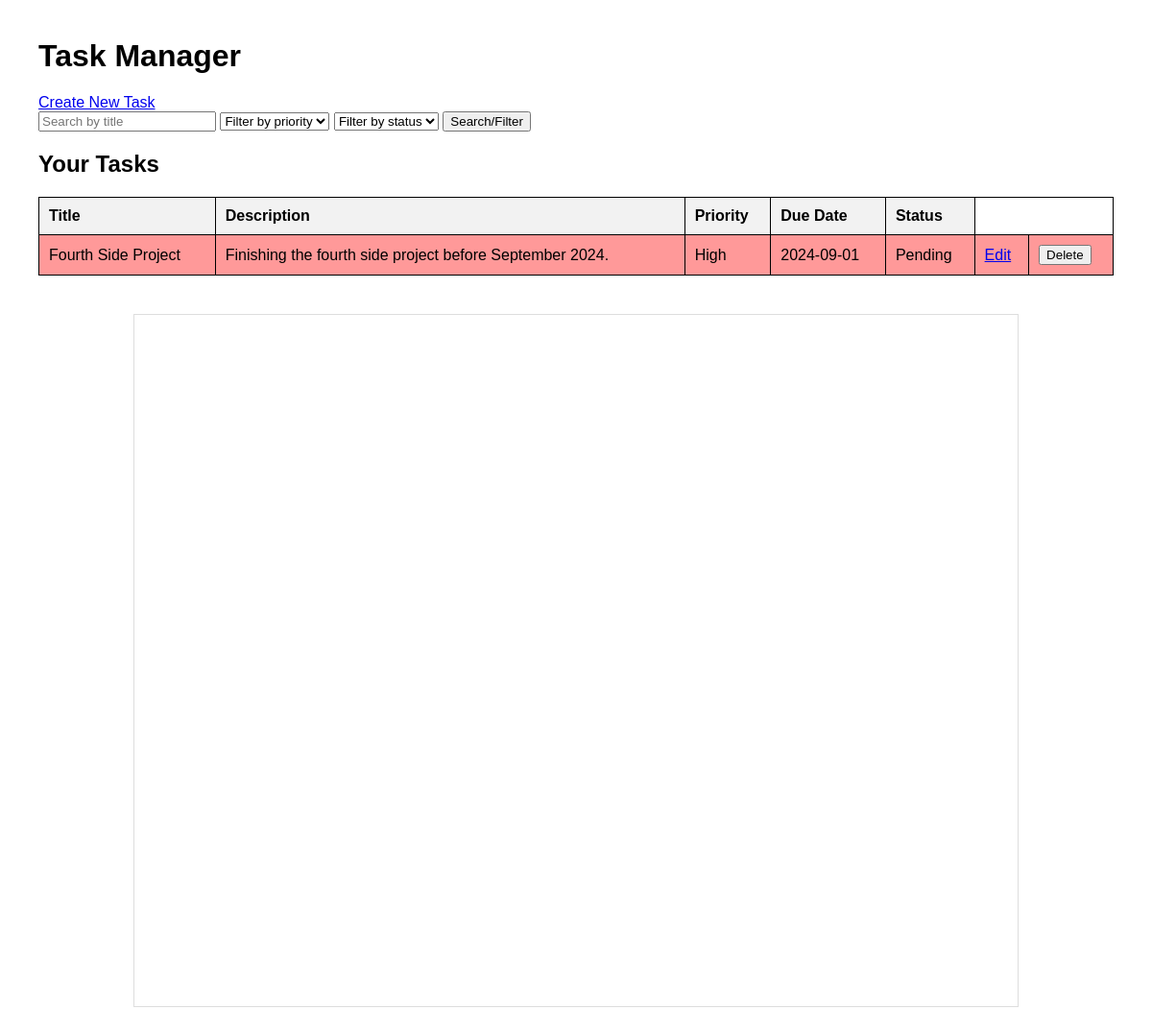
Before: / with the older database file.
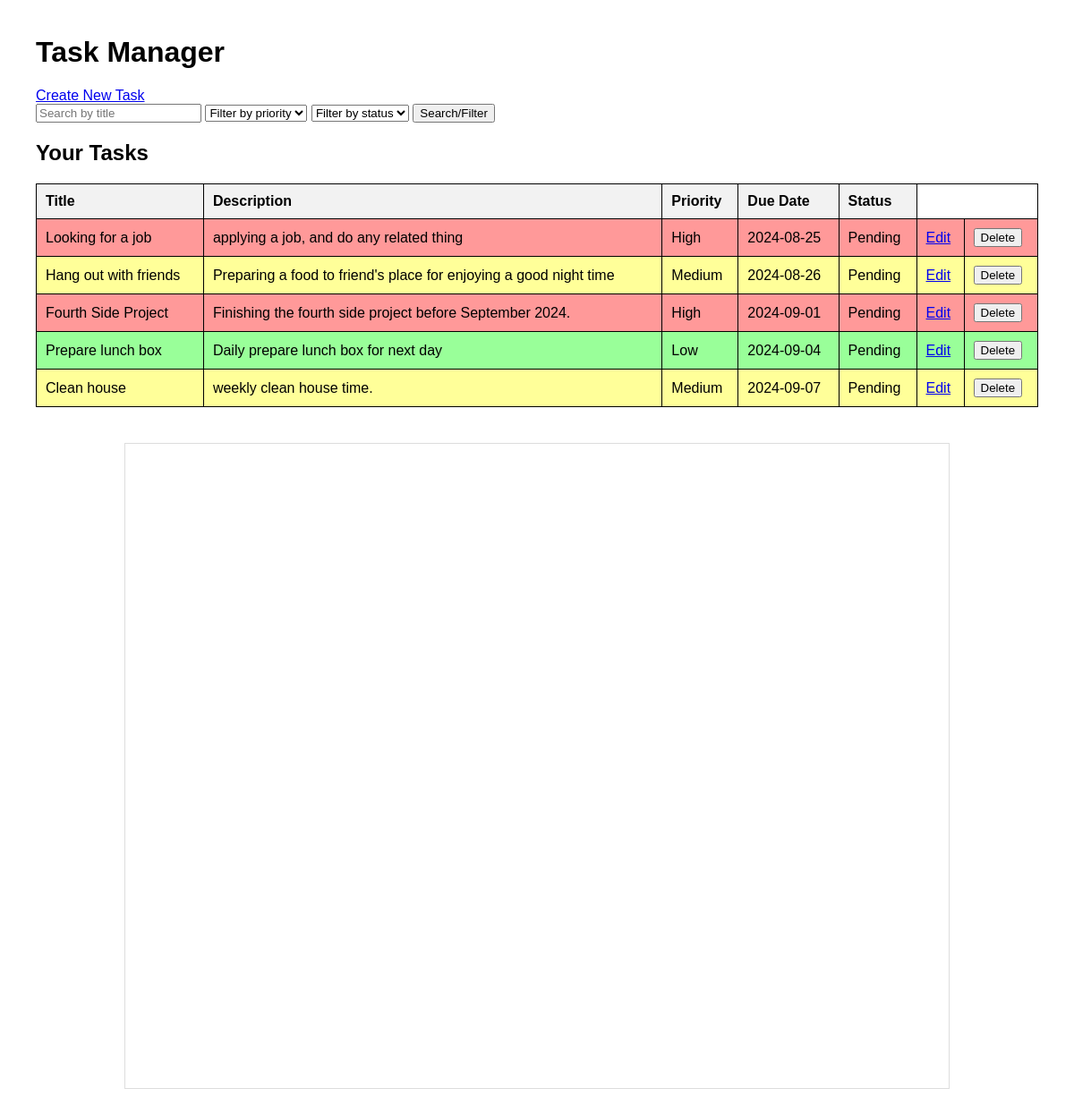
After: the same page with the newer database file.
### app.py (models this page shows)
class Task(db.Model):
  id = db.Column(db.Integer, primary_key=True)
  title = db.Column(db.String(100), nullable=False)
  description = db.Column(db.String(200), nullable=True)
  priority = db.Column(db.String(50), nullable=False)
  due_date = db.Column(db.DateTime, nullable=False)
  status = db.Column(db.String(50), nullable=False)

### app.py (the view, shortened to what this page needs)
@app.route('/', methods=['GET', 'POST'])
def index():
  query = Task.query
  tasks = Task.query.order_by(Task.due_date).all()
  return render_template('index.html', tasks=tasks)

### templates/index.html (shortened to what this page needs)
<!DOCTYPE html>
<html lang="en">
<head>
  <link href="https://cdn.jsdelivr.net/npm/fullcalendar@5.10.1/main.min.css" rel="stylesheet" />
</head>
<body>
  <h1>Task Manager</h1>
  <a href="/create">Create New Task</a>
  <form action="{{ url_for('index') }}" method="POST">
    <input type="text" name="title" placeholder="Search by title">
    <select name="priority">
      <option value="">Filter by priority</option>
    </select>
    <select name="status">
      <option value="">Filter by status</option>
    </select>
    <button type="submit">Search/Filter</button>
  </form>
  <h2>Your Tasks</h2>
  <table>
    <thead>
      <tr>
        <th>Title</th>
        <th>Description</th>
        <th>Priority</th>
        <th>Due Date</th>
        <th>Status</th>
      </tr>
    </thead>
    <tbody>
      {% for task in tasks %}
      <tr style="background-color:
          {% if task.priority == 'High' %}#ff9999
          {% elif task.priority == 'Medium' %}#ffff99
          {% else %}#99ff99
          {% endif %};">
        <td>{{ task.title }}</td>
        <td>{{ task.description }}</td>
        <td>{{ task.priority }}</td>
        <td>{{ task.due_date.strftime('%Y-%m-%d') }}</td>
        <td>{{ task.status }}</td>
        <td><a href="{{ url_for('edit_task', id=task.id) }}">Edit</a></td>
        <td>
          <form action="{{ url_for('delete_task', id=task.id) }}" method="POST" style="display: inline;">
            <button type="submit" onclick="return confirm('Are you sure you want to delete this task?');">Delete</button>
          </form>
        </td>
      </tr>
      {% endfor %}
    </tbody>
  </table>
  <div id="calendar"></div>
</body>
</html>

### templates/index.html (style rules this page uses)
body { font-family: Arial, sans-serif; margin: 40px; }
table { width: 100%; border-collapse: collapse; }
table, th, td { border: 1px solid black; }
th, td { padding: 10px; text-align: left; }
th { background-color: #f2f2f2; }
#calendar { max-width: 900px; margin: 40px auto; padding: 10px; background-color: #fff; border: 1px solid #ddd; height: 700px; }

Changed rows visible on the page:
added Task: title "Looking for a job", description "applying a job, and do any related thing", priority "High", due_date "2024-08-25", status "Pending"
added Task: title "Hang out with friends", description "Preparing a food to friend's place for enjoying a good night time", priority "Medium", due_date "2024-08-26", status "Pending"
added Task: title "Prepare lunch box", description "Daily prepare lunch box for next day", priority "Low", due_date "2024-09-04", status "Pending"
added Task: title "Clean house", description "weekly clean house time.", priority "Medium", due_date "2024-09-07", status "Pending"
